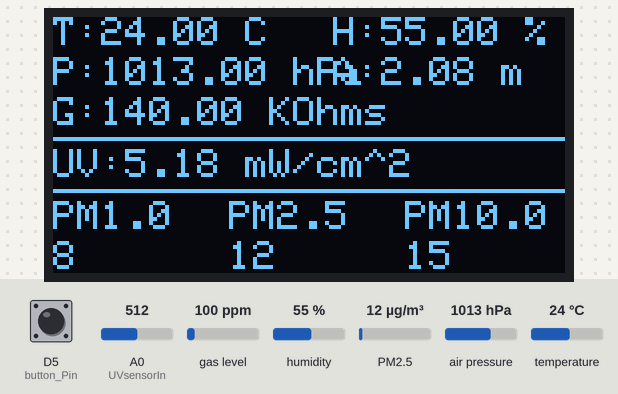
Simulated run of this sketch. Board: ESP8266 (NodeMCU). On the bench: 128×64 one-colour display. The inputs (shaded band) are chosen by the test bench; at power-on: D5 (button_Pin) LOW, gas level 100 ppm, A0 (UVsensorIn) = 512, humidity 55 %, PM2.5 12 µg/m³, air pressure 1013 hPa, temperature 24 °C. WiFi joins after 1.5 s; servers stay silent unless stated; network time is answered at once with the bench clock; the local clock reads 2024-03-15 10:24:30 at power-on unless the sketch sets it; what the sketch prints to the serial monitor is not drawn.

Above: at 6.7 s.
6.8 s: D5 (button_Pin) pulled HIGH for 3.2 s
At 8.6 s:
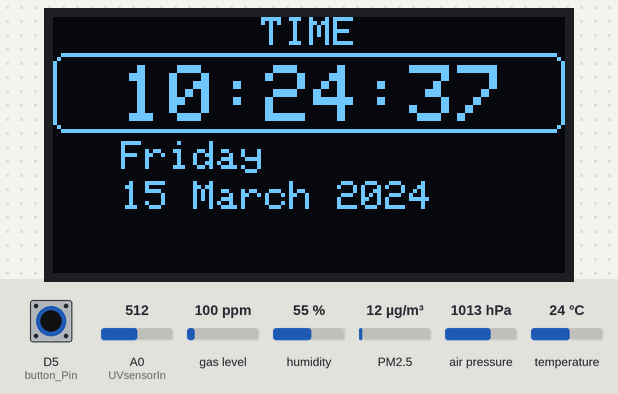
11.6 s: gas level set to 20 ppm
At 13.3 s:
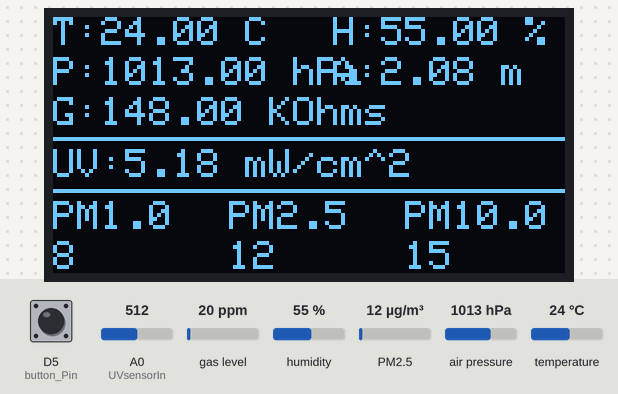
13.6 s: A0 (UVsensorIn) set to 716
At 15.4 s:
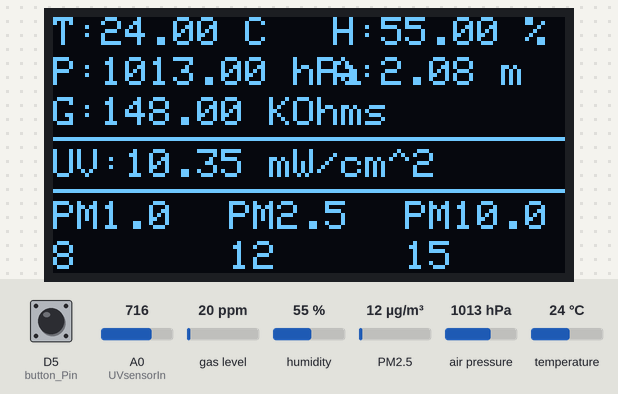
16.6 s: humidity set to 22 %
At 17.6 s:
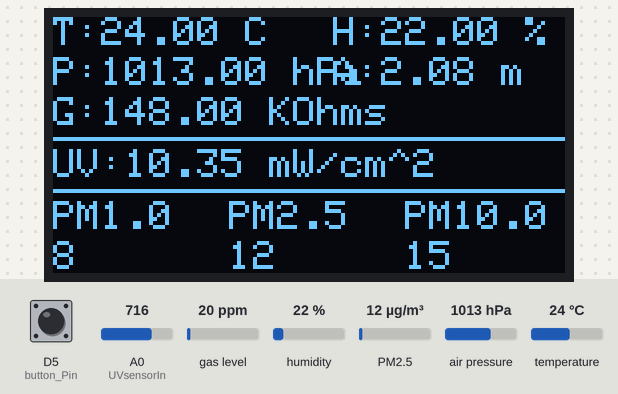
18.5 s: D5 (button_Pin) pulled HIGH for 0.15 s
At 19.9 s:
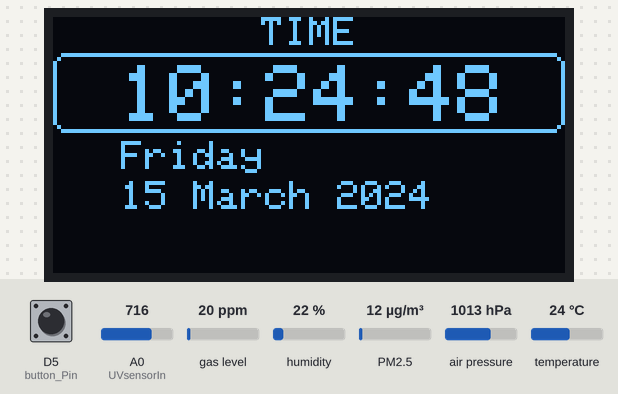
21.7 s: PM2.5 set to 6 µg/m³
At 23.4 s:
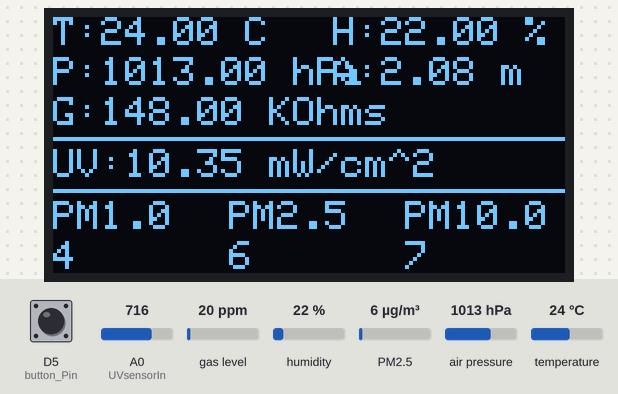
Timing chart, 0 to 24.5 s (numbered marks = the images above; inputs shaded):
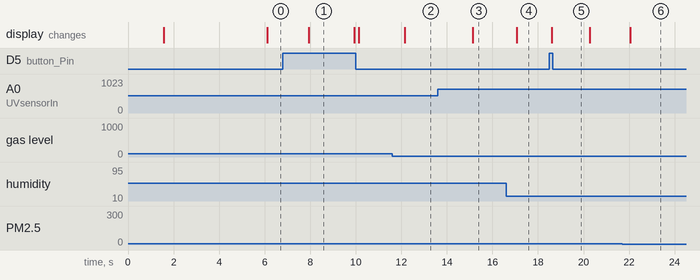

Measured:
- after the input at 6.8 s, the display: changes after 1.1 s (image 1)
- after the input at 11.6 s, the display: changes after 0.55 s (image 2)
- after the input at 13.6 s, the display: changes after 1.5 s (image 3)
- after the input at 16.6 s, the display: changes after 0.46 s (image 4)
- after the input at 18.5 s, the display: changes after 0.10 s (image 5)
- after the input at 21.7 s, the display: changes after 0.35 s (image 6)
- what the display in image 1 shows lasts 2.0 s, from 7.9 s to 9.9 s

The sketch:

weather_station.ino
```cpp
#include <Arduino.h>
#if defined(ESP32) || defined(ARDUINO_RASPBERRY_PI_PICO_W)
#include <WiFi.h>
#elif defined(ESP8266)
#include <ESP8266WiFi.h>
#endif

#include <SPI.h>
#include <Wire.h>
#include <Adafruit_GFX.h>
#include <Adafruit_SSD1306.h>
#include <Adafruit_Sensor.h>
#include "Adafruit_BME680.h"
#include "PMS.h"
#include <SoftwareSerial.h>
#include <NTPClient.h>
#include <WiFiUdp.h>
#include <Firebase_ESP_Client.h>
#include <addons/TokenHelper.h>
#include <addons/RTDBHelper.h>

const char *ssid = "A_WiFi";
const char *password = "passwordA";

#define API_KEY "AIzaSyA3AvqCKyjhGPI2RKPH34pVyoT_kqKOvv0"
#define DATABASE_URL "https://weatherstation-a1501-default-rtdb.asia-southeast1.firebasedatabase.app/"
#define USER_EMAIL "r.tanapat37@gmail.com"
#define USER_PASSWORD "tanapat94"
#define DATABASE_SECRET "LN3mKQgdq853BB1RvDHsvyqNDPioHnTQG1RU68Wf"
//#define FIREBASE_PROJECT_ID "weatherstation-a1501"
//#define FIREBASE_CLIENT_EMAIL "r.tanapat37@gmail.com"
//const char PRIVATE_KEY[] PROGMEM = "-----BEGIN PRIVATE KEY-----XXXXXXXXXXXX-----END PRIVATE KEY-----\n";

FirebaseData fbdo;
FirebaseAuth auth;
FirebaseConfig config;
unsigned long sendDataPrevMillis = 0;
bool signupOK = false;

#define SCREEN_WIDTH 128    // OLED display width, in pixels
#define SCREEN_HEIGHT 64    // OLED display height, in pixels
#define OLED_RESET -1       // Reset pin # (or -1 if sharing Arduino reset pin)
#define SCREEN_ADDRESS 0x3C ///< See datasheet for Address; 0x3D for 128x64, 0x3C for 128x32
Adafruit_SSD1306 display(SCREEN_WIDTH, SCREEN_HEIGHT, &Wire, OLED_RESET);

#define SEALEVELPRESSURE_HPA (1013.25)

Adafruit_BME680 bme;

int UVsensorIn = A0; // Output from the sensor
float uvIntensity;

SoftwareSerial pmsSerial(D6, D7); // RX,TX
PMS pms(pmsSerial);
PMS::DATA data;

#define button_Pin 14

WiFiUDP ntpUDP;
NTPClient timeClient(ntpUDP, "pool.ntp.org");
String weekDays[7] = {"Sunday", "Monday", "Tuesday", "Wednesday", "Thursday", "Friday", "Saturday"};
String months[12] = {"January", "February", "March", "April", "May", "June", "July", "August", "September", "October", "November", "December"};

void setup()
{
  Serial.begin(115200);
  pmsSerial.begin(9600);

  Serial.print("Connecting to ");
  Serial.println(ssid);
  WiFi.mode(WIFI_STA);
  WiFi.begin(ssid, password);
  while (WiFi.status() != WL_CONNECTED)
  {
    delay(500);
    Serial.print(".");
  }
  Serial.println("");
  Serial.println("WiFi connected");
  Serial.println("IP address: ");
  Serial.println(WiFi.localIP());

  Serial.printf("Firebase Client v%s\n\n", FIREBASE_CLIENT_VERSION);
  config.api_key = API_KEY;
  auth.user.email = USER_EMAIL;
  auth.user.password = USER_PASSWORD;
  config.database_url = DATABASE_URL;
  //  config.service_account.data.client_email = FIREBASE_CLIENT_EMAIL;
  //  config.service_account.data.project_id = FIREBASE_PROJECT_ID;
  //  config.service_account.data.private_key = PRIVATE_KEY;
  Firebase.reconnectWiFi(true);
  fbdo.setResponseSize(4096);
  String base_path = "/UsersData/";
  config.token_status_callback = tokenStatusCallback; // see addons/TokenHelper.h
  Firebase.begin(&config, &auth);
  String var = "$userId";
  String val = "($userId === auth.uid && auth.token.premium_account === true && auth.token.admin === true)";
  Firebase.RTDB.setReadWriteRules(&fbdo, base_path, var, val, val, DATABASE_SECRET);

  if (Firebase.signUp(&config, &auth, "", ""))
  {
    Serial.println("ok");
    signupOK = true;
  }
  else
  {
    Serial.printf("%s\n", config.signer.signupError.message.c_str());
  }

  display.begin(SSD1306_SWITCHCAPVCC, SCREEN_ADDRESS);
  //  if (!display.begin(SSD1306_SWITCHCAPVCC, SCREEN_ADDRESS)) {
  //    Serial.println(F("SSD1306 allocation failed"));
  //    for (;;); // Don't proceed, loop forever
  //  }
  display.clearDisplay();

  bme.begin();
  //  if (!bme.begin()) {
  //    Serial.println("Could not find a valid BME680 sensor, check wiring!");
  //    while (1);
  //  }
  bme.setTemperatureOversampling(BME680_OS_8X);
  bme.setHumidityOversampling(BME680_OS_2X);
  bme.setPressureOversampling(BME680_OS_4X);
  bme.setIIRFilterSize(BME680_FILTER_SIZE_3);
  bme.setGasHeater(320, 150); // 320*C for 150 ms

  pinMode(UVsensorIn, INPUT);
  pinMode(button_Pin, INPUT);

  timeClient.begin();

  display.setTextSize(1);
  display.setTextColor(SSD1306_WHITE);
  display.setCursor(0, 0);
  display.println("Weather Station");
  display.setCursor(0, 10);
  display.println("V 1.0");
  display.display();
  delay(2000);
}

void loop()
{
  if (Firebase.ready() && signupOK && (millis() - sendDataPrevMillis > 5000 || sendDataPrevMillis == 0))
  {
    sendDataPrevMillis = millis();

    Firebase.RTDB.setFloat(&fbdo, "sensor/temperature", bme.temperature);
    Firebase.RTDB.setFloat(&fbdo, "sensor/humidity", bme.humidity);
    Firebase.RTDB.setFloat(&fbdo, "sensor/pressure", bme.pressure / 100);
    Firebase.RTDB.setFloat(&fbdo, "sensor/altitude", bme.readAltitude(SEALEVELPRESSURE_HPA));
    Firebase.RTDB.setFloat(&fbdo, "sensor/gas_resistance", bme.gas_resistance / 1000.0);
    Firebase.RTDB.setFloat(&fbdo, "sensor/uv_intensity", uvIntensity);
    Firebase.RTDB.setFloat(&fbdo, "sensor/PM_1_0", data.PM_AE_UG_1_0);
    Firebase.RTDB.setFloat(&fbdo, "sensor/PM_2_5", data.PM_AE_UG_2_5);
    Firebase.RTDB.setFloat(&fbdo, "sensor/PM_10_0", data.PM_AE_UG_10_0);

    Serial.print(bme.temperature);
    Serial.print(" ");
    Serial.print(bme.humidity);
    Serial.print(" ");
    Serial.print(bme.pressure / 100);
    Serial.print(" ");
    Serial.print(bme.readAltitude(SEALEVELPRESSURE_HPA));
    Serial.print(" ");
    Serial.print(bme.gas_resistance / 1000.0);
    Serial.print(" ");
    Serial.print(uvIntensity);
    Serial.print(" ");
    Serial.print(data.PM_AE_UG_1_0);
    Serial.print(" ");
    Serial.print(data.PM_AE_UG_2_5);
    Serial.print(" ");
    Serial.println(data.PM_AE_UG_10_0);
  }

  if (digitalRead(button_Pin) == 1)
  {
    display_Time_update();
  }
  else
  {
    static unsigned long timer0 = millis();
    const unsigned long period0 = 1000;
    if (millis() - timer0 >= period0)
    {
      timer0 += period0; /*Serial.print("T1000 \t"); Serial.println(millis());*/
      if (pms.readUntil(data))
      {
        Serial.print("PM 1.0 (ug/m3): ");
        Serial.println(data.PM_AE_UG_1_0);
        Serial.print("PM 2.5 (ug/m3): ");
        Serial.println(data.PM_AE_UG_2_5);
        Serial.print("PM 10.0 (ug/m3): ");
        Serial.println(data.PM_AE_UG_10_0);
      }
      else
      {
        Serial.println("No data.");
      }
    }
    static unsigned long timer1 = millis();
    const unsigned long period1 = 1000;
    if (millis() - timer1 >= period1)
    {
      timer1 += period1; /*Serial.print("T1000 \t"); Serial.println(millis());*/
      display_Sensor_update();
    }
    if (!bme.performReading())
    {
      Serial.println("Failed to perform reading :(");
      return;
    }
  }
}

int averageAnalogRead(int pinToRead)
{
  byte numberOfReadings = 8;
  unsigned int runningValue = 0;
  for (int x = 0; x < numberOfReadings; x++)
    runningValue += analogRead(pinToRead);
  runningValue /= numberOfReadings;
  return (runningValue);
}
float mapfloat(float x, float in_min, float in_max, float out_min, float out_max)
{
  return (x - in_min) * (out_max - out_min) / (in_max - in_min) + out_min;
}

void display_Sensor_update()
{
  display.clearDisplay();
  display.setTextSize(1);
  display.setTextColor(SSD1306_WHITE);
  display.setCursor(0, 0);
  display.print("T:");
  display.print(bme.temperature);
  display.println(" C");
  display.setCursor(70, 0);
  display.print("H:");
  display.print(bme.humidity);
  display.println(" %");
  display.setCursor(0, 10);
  display.print("P:");
  display.print(bme.pressure / 100);
  display.println(" hPa");
  display.setCursor(70, 10);
  display.print("A:");
  display.print(bme.readAltitude(SEALEVELPRESSURE_HPA));
  display.println(" m");
  display.setCursor(0, 20);
  display.print("G:");
  display.print(bme.gas_resistance / 1000.0);
  display.println(" KOhms");

  display.drawLine(0, 30, 128, 30, SSD1306_WHITE);
  int uvLevel = averageAnalogRead(UVsensorIn);
  float outputVoltage = 3.3 * uvLevel / 1024;
  uvIntensity = mapfloat(outputVoltage, 0.99, 2.9, 0.0, 15.0);
  display.setCursor(0, 33);
  display.print("UV:");
  display.print(uvIntensity);
  display.println(" mW/cm^2");

  display.drawLine(0, 43, 128, 43, SSD1306_WHITE);
  display.setCursor(0, 46);
  display.println("PM1.0");
  display.setCursor(0, 56);
  display.print(data.PM_AE_UG_1_0);

  display.setCursor(44, 46);
  display.println("PM2.5");
  display.setCursor(44, 56);
  display.print(data.PM_AE_UG_2_5);

  display.setCursor(88, 46);
  display.println("PM10.0");
  display.setCursor(88, 56);
  display.print(data.PM_AE_UG_10_0);

  display.display();
}

void display_Time_update()
{
  static unsigned long timer2 = millis();
  const unsigned long period2 = 1000;
  if (millis() - timer2 >= period2)
  {
    timer2 += period2; /*Serial.print("T1000 \t"); Serial.println(millis());*/

    timeClient.update();
    timeClient.setTimeOffset(25200);
    time_t epochTime = timeClient.getEpochTime();
    // Print complete Time:
    String formattedTime = timeClient.getFormattedTime();
    String weekDay = weekDays[timeClient.getDay()];
    struct tm *ptm = gmtime((time_t *)&epochTime);
    int monthDay = ptm->tm_mday;
    int currentMonth = ptm->tm_mon + 1;
    String currentMonthName = months[currentMonth - 1];
    int currentYear = ptm->tm_year + 1900;
    // Print complete Date:
    String currentDate = String(monthDay) + " " + String(currentMonthName) + " " + String(currentYear);

    display.clearDisplay();
    display.setTextSize(1);
    display.setTextColor(SSD1306_WHITE);
    ;
    display.setCursor(52, 0);
    display.print("TIME");
    display.drawRoundRect(0, 9, 128, 20, 3, SSD1306_WHITE);
    display.setTextSize(2);
    display.setTextColor(SSD1306_WHITE);
    display.setCursor(17, 12);
    display.print(timeClient.getFormattedTime());
    display.setTextSize(1);
    display.setTextColor(SSD1306_WHITE);
    display.setCursor(17, 31);
    display.print(weekDay);
    display.setCursor(17, 41);
    display.print(currentDate);

    Serial.println(timeClient.getFormattedTime());
    Serial.println(currentDate);
    display.display();
  }
}
```
